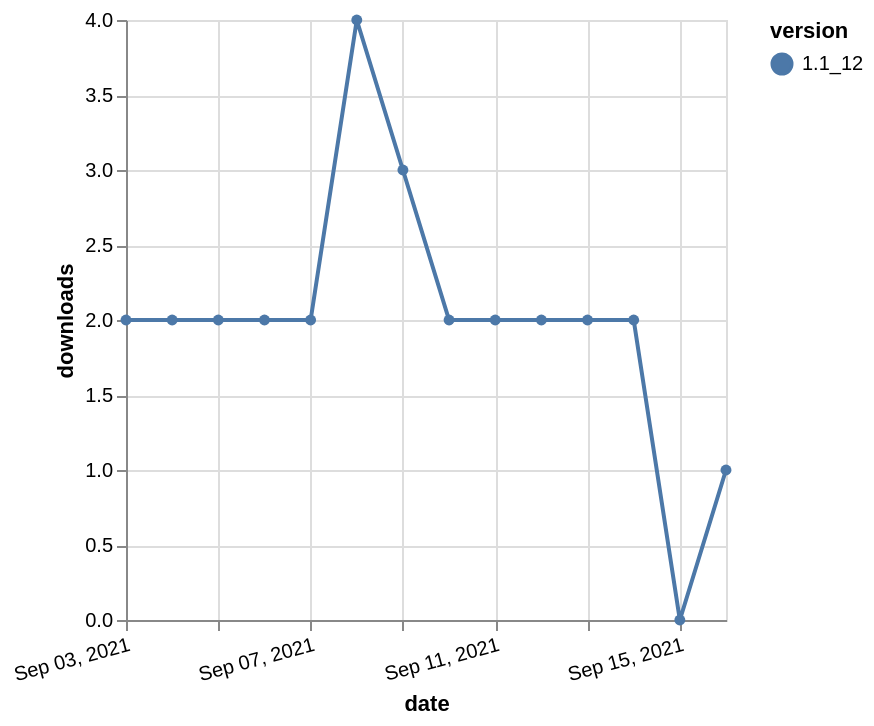

Source (Vega-Lite JSON):
### Vega-Lite specification from a JSON file in a GitHub repository (floating-point values rounded to 4 significant figures)
{"$schema": "https://vega.github.io/schema/vega-lite/v5.json", "description": "A simple bar chart with embedded data.", "data": {"values": [{"date": "2021-09-03", "total": 7458, "delta": 2, "version": "1.1_12"}, {"date": "2021-09-04", "total": 7460, "delta": 2, "version": "1.1_12"}, {"date": "2021-09-05", "total": 7462, "delta": 2, "version": "1.1_12"}, {"date": "2021-09-06", "total": 7464, "delta": 2, "version": "1.1_12"}, {"date": "2021-09-07", "total": 7466, "delta": 2, "version": "1.1_12"}, {"date": "2021-09-08", "total": 7470, "delta": 4, "version": "1.1_12"}, {"date": "2021-09-09", "total": 7473, "delta": 3, "version": "1.1_12"}, {"date": "2021-09-10", "total": 7475, "delta": 2, "version": "1.1_12"}, {"date": "2021-09-11", "total": 7477, "delta": 2, "version": "1.1_12"}, {"date": "2021-09-12", "total": 7479, "delta": 2, "version": "1.1_12"}, {"date": "2021-09-13", "total": 7481, "delta": 2, "version": "1.1_12"}, {"date": "2021-09-14", "total": 7483, "delta": 2, "version": "1.1_12"}, {"date": "2021-09-15", "total": 7483, "delta": 0, "version": "1.1_12"}, {"date": "2021-09-16", "total": 7484, "delta": 1, "version": "1.1_12"}]}, "width": "container", "mark": {"type": "line", "point": {"filled": true}}, "encoding": {"x": {"field": "date", "type": "temporal", "timeUnit": "yearmonthdate", "title": "date", "axis": {"labelAngle": -15}}, "y": {"field": "delta", "type": "quantitative", "title": "downloads"}, "color": {"field": "version", "type": "nominal"}, "tooltip": {"field": "delta"}}}
